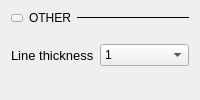
                <widget class="QWidget" name="wAppearanceContainer" native="true">
                 <layout class="QVBoxLayout" name="verticalLayout_13">
                  <item>
                   <layout class="QHBoxLayout" name="horizontalLayout_11">
                    <property name="topMargin">
                     <number>0</number>
                    </property>
                    <item>
                     <widget class="QPushButton" name="btnAppearanceCollapse">
                      <property name="minimumSize">
                       <size>
                        <width>0</width>
                        <height>0</height>
                       </size>
                      </property>
                      <property name="maximumSize">
                       <size>
                        <width>10</width>
                        <height>6</height>
                       </size>
                      </property>
                      <property name="styleSheet">
                       <string notr="true">QPushButton {
  max-height: 6px;
  max-width: 10px;
border-image: url(:/icons/sba_cmb_box_arrow_right.svg);
}

QPushButton:checked
{
  max-height: 10px;
  max-width:  6px;
  border-image: url(:/icons/sba_cmb_box_arrow.svg);
}</string>
                      </property>
                      <property name="text">
                       <string/>
                      </property>
                      <property name="checkable">
                       <bool>true</bool>
                      </property>
                      <property name="checked">
                       <bool>false</bool>
                      </property>
                     </widget>
                    </item>
                    <item>
                     <widget class="QLabel" name="label_8">
                      <property name="styleSheet">
                       <string notr="true">  QLabel {
        font-size: 12px;
        color: black;
    }</string>
                      </property>
                      <property name="text">
                       <string>OTHER</string>
                      </property>
                     </widget>
                    </item>
                    <item>
                     <widget class="Line" name="line_5">
                      <property name="sizePolicy">
                       <sizepolicy hsizetype="Expanding" vsizetype="Fixed">
                        <horstretch>0</horstretch>
                        <verstretch>0</verstretch>
                       </sizepolicy>
                      </property>
                      <property name="minimumSize">
                       <size>
                        <width>0</width>
                        <height>1</height>
                       </size>
                      </property>
                      <property name="maximumSize">
                       <size>
                        <width>16777215</width>
                        <height>1</height>
                       </size>
                      </property>
                      <property name="styleSheet">
                       <string notr="true">border: 1px solid black;</string>
                      </property>
                      <property name="orientation">
                       <enum>Qt::Horizontal</enum>
                      </property>
                     </widget>
                    </item>
                   </layout>
                  </item>
                  <item>
                   <widget class="QWidget" name="wAppearance" native="true">
                    <layout class="QVBoxLayout" name="verticalLayout_6">
                     <property name="spacing">
                      <number>0</number>
                     </property>
                     <property name="leftMargin">
                      <number>0</number>
                     </property>
                     <property name="topMargin">
                      <number>0</number>
                     </property>
                     <property name="rightMargin">
                      <number>0</number>
                     </property>
                     <item>
                      <layout class="QHBoxLayout" name="horizontalLayout_13">
                       <property name="spacing">
                        <number>0</number>
                       </property>
                       <property name="bottomMargin">
                        <number>0</number>
                       </property>
                       <item>
                        <layout class="QVBoxLayout" name="verticalLayout_12">
                         <property name="spacing">
                          <number>0</number>
                         </property>
                         <property name="rightMargin">
                          <number>0</number>
                         </property>
                         <property name="bottomMargin">
                          <number>0</number>
                         </property>
                         <item>
                          <widget class="QLabel" name="label_10">
                           <property name="styleSheet">
                            <string notr="true">font-size: 13px;</string>
                           </property>
                           <property name="text">
                            <string>Line thickness</string>
                           </property>
                          </widget>
                         </item>
                        </layout>
                       </item>
                       <item>
                        <widget class="QComboBox" name="cbLineThickness">
                         <property name="minimumSize">
                          <size>
                           <width>0</width>
                           <height>0</height>
                          </size>
                         </property>
                         <property name="currentIndex">
                          <number>1</number>
                         </property>
                         <item>
                          <property name="text">
                           <string>0.5</string>
                          </property>
                         </item>
                         <item>
                          <property name="text">
                           <string>1</string>
                          </property>
                         </item>
                         <item>
                          <property name="text">
                           <string>1.5</string>
                          </property>
                         </item>
                         <item>
                          <property name="text">
                           <string>2</string>
                          </property>
                         </item>
                         <item>
                          <property name="text">
                           <string>2.5</string>
                          </property>
                         </item>
                         <item>
                          <property name="text">
                           <string>3</string>
                          </property>
                         </item>
                         <item>
                          <property name="text">
                           <string>3.5</string>
                          </property>
                         </item>
                         <item>
                          <property name="text">
                           <string>4</string>
                          </property>
                         </item>
                         <item>
                          <property name="text">
                           <string>4.5</string>
                          </property>
                         </item>
                         <item>
                          <property name="text">
                           <string>5</string>
                          </property>
                         </item>
                        </widget>
                       </item>
                      </layout>
                     </item>
                    </layout>
                   </widget>
                  </item>
                 </layout>
                </widget>
